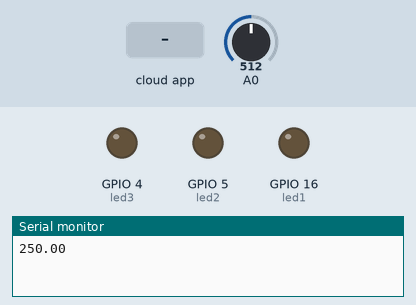
Bench run of a sketch on a simulated ESP8266 (NodeMCU). Parts: output pins drawn as LEDs (lit = HIGH), the last lines printed to the serial monitor. The test bench sets the inputs (shaded band); at power-on: A0 = 512.

Above: at 2.7 s.
2.8 s: the phone or cloud app sets 1 to 1
At 4.7 s:
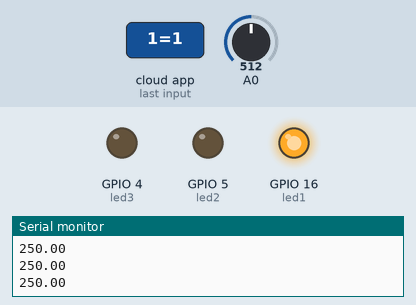
5.0 s: the phone or cloud app sets 2 to 1
At 6.4 s:
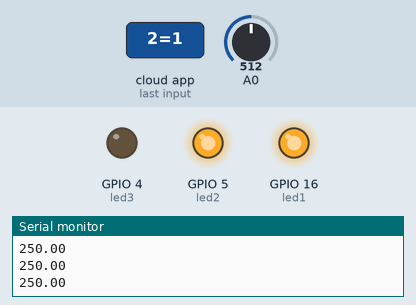
7.0 s: the phone or cloud app sets 3 to 1
At 8.0 s:
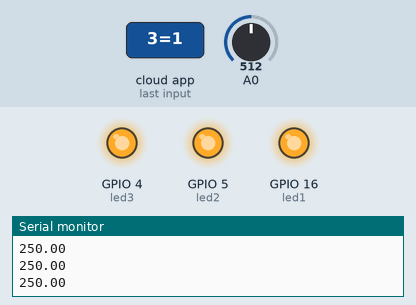
9.0 s: the phone or cloud app sets 1 to 0
At 10.7 s:
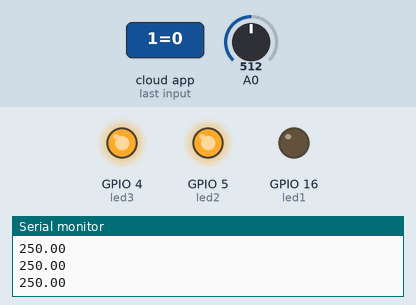
11.0 s: the phone or cloud app sets 2 to 0
At 12.3 s:
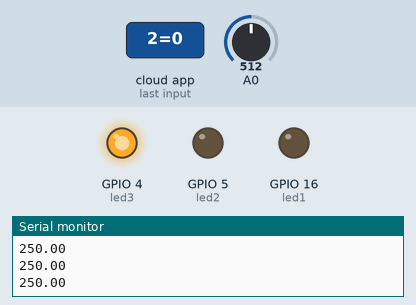
13.0 s: the phone or cloud app sets 1 to 1
At 13.9 s:
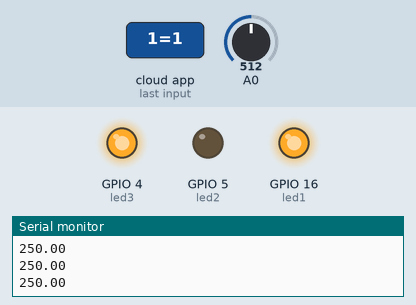
Timing chart, 0 to 16.0 s (numbered marks = the images above; inputs shaded):
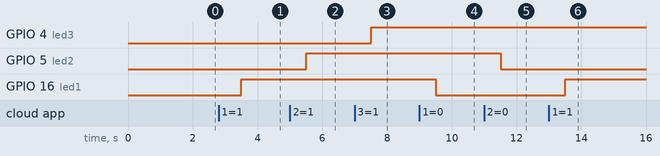

The sketch:

temperature_Cayenne.ino
```cpp
// Sensing temperature and connect to Cayenne
//#define CAYENNE_DEBUG
#define CAYENNE_PRINT Serial
#include <CayenneMQTTESP8266.h>
#define led1 16
#define led2 5
#define led3 4
float tempc;
// WiFi network info.
char ssid[] = "INFINITUMD20D";//wifi ssid
char wifiPassword[] = "3055301498";//wifi pasword
// Cayenne authentication info. This should be obtained from the Cayenne Dashboard.
char username[] = "3a47d1c0-e09e-11e8-a254-e163efaadfe8";
char password[] = "804e6815f14223606925099cbafa5645d12a4186";
char clientID[] = "af47ebe0-e5f3-11e8-8cb9-732fc93af22b";
void setup() {
Serial.begin(9600);
  Cayenne.begin(username, password, clientID, ssid, wifiPassword);
  pinMode(led1,OUTPUT);
  pinMode(led2,OUTPUT);
  pinMode(led3,OUTPUT);
}
void loop() {
  Cayenne.loop();
  tempc=analogRead(A0);
  tempc=(5.0*tempc*100.0)/1024.0;
  Serial.println(tempc);
  Cayenne.virtualWrite(4,tempc);
}
CAYENNE_IN(1){
  int state1=getValue.asInt();
  digitalWrite(led1,state1);
}
CAYENNE_IN(2){
  int state2=getValue.asInt();
  digitalWrite(led2,state2);
}

CAYENNE_IN(3){
  int state3=getValue.asInt();
  digitalWrite(led3,state3);
}
```

Measured:
- after the input at 2.8 s, GPIO 16 (led1): LOW → HIGH after 0.70 s
- after the input at 5.0 s, GPIO 5 (led2): LOW → HIGH after 0.51 s
- after the input at 7.0 s, GPIO 4 (led3): LOW → HIGH after 0.51 s
- after the input at 9.0 s, GPIO 16 (led1): HIGH → LOW after 0.51 s
- after the input at 11.0 s, GPIO 5 (led2): HIGH → LOW after 0.51 s
- after the input at 13.0 s, GPIO 16 (led1): LOW → HIGH after 0.51 s
